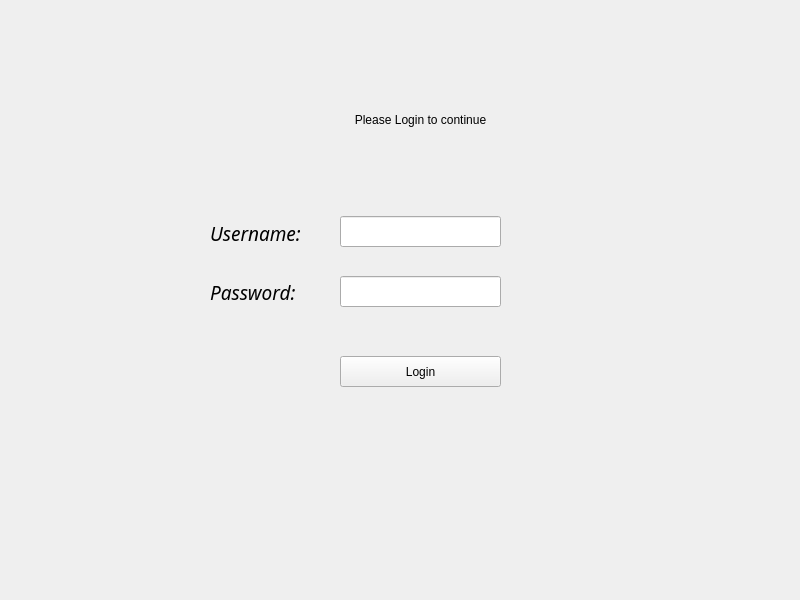
<?xml version="1.0" encoding="UTF-8"?>
<ui version="4.0">
 <class>MainWindow</class>
 <widget class="QMainWindow" name="MainWindow">
  <property name="geometry">
   <rect>
    <x>0</x>
    <y>0</y>
    <width>800</width>
    <height>600</height>
   </rect>
  </property>
  <property name="minimumSize">
   <size>
    <width>800</width>
    <height>600</height>
   </size>
  </property>
  <property name="maximumSize">
   <size>
    <width>800</width>
    <height>600</height>
   </size>
  </property>
  <property name="windowTitle">
   <string>MainWindow</string>
  </property>
  <property name="styleSheet">
   <string notr="true"/>
  </property>
  <widget class="QWidget" name="centralwidget">
   <property name="autoFillBackground">
    <bool>false</bool>
   </property>
   <widget class="QStackedWidget" name="stackedWidget">
    <property name="geometry">
     <rect>
      <x>30</x>
      <y>30</y>
      <width>741</width>
      <height>521</height>
     </rect>
    </property>
    <property name="currentIndex">
     <number>0</number>
    </property>
    <widget class="QWidget" name="Login_page">
     <widget class="QLineEdit" name="password_input">
      <property name="geometry">
       <rect>
        <x>310</x>
        <y>246</y>
        <width>161</width>
        <height>31</height>
       </rect>
      </property>
      <property name="echoMode">
       <enum>QLineEdit::Password</enum>
      </property>
     </widget>
     <widget class="QLabel" name="password_label">
      <property name="geometry">
       <rect>
        <x>180</x>
        <y>252</y>
        <width>101</width>
        <height>21</height>
       </rect>
      </property>
      <property name="font">
       <font>
        <family>Ubuntu Sans</family>
        <pointsize>14</pointsize>
        <italic>true</italic>
       </font>
      </property>
      <property name="text">
       <string>Password:</string>
      </property>
     </widget>
     <widget class="QLabel" name="general_info">
      <property name="geometry">
       <rect>
        <x>270</x>
        <y>80</y>
        <width>241</width>
        <height>19</height>
       </rect>
      </property>
      <property name="text">
       <string>Please Login to continue</string>
      </property>
      <property name="alignment">
       <set>Qt::AlignCenter</set>
      </property>
     </widget>
     <widget class="QLabel" name="username_label">
      <property name="geometry">
       <rect>
        <x>180</x>
        <y>190</y>
        <width>101</width>
        <height>21</height>
       </rect>
      </property>
      <property name="font">
       <font>
        <family>Ubuntu Sans</family>
        <pointsize>14</pointsize>
        <weight>50</weight>
        <italic>true</italic>
        <bold>false</bold>
       </font>
      </property>
      <property name="styleSheet">
       <string notr="true"/>
      </property>
      <property name="text">
       <string>&lt;html&gt;&lt;head/&gt;&lt;body&gt;&lt;p&gt;Username:&lt;/p&gt;&lt;/body&gt;&lt;/html&gt;</string>
      </property>
     </widget>
     <widget class="QPushButton" name="login_button">
      <property name="geometry">
       <rect>
        <x>310</x>
        <y>326</y>
        <width>161</width>
        <height>31</height>
       </rect>
      </property>
      <property name="text">
       <string>Login</string>
      </property>
     </widget>
     <widget class="QLineEdit" name="username_input">
      <property name="geometry">
       <rect>
        <x>310</x>
        <y>186</y>
        <width>161</width>
        <height>31</height>
       </rect>
      </property>
     </widget>
     <widget class="QLabel" name="error_label">
      <property name="geometry">
       <rect>
        <x>160</x>
        <y>410</y>
        <width>451</width>
        <height>20</height>
       </rect>
      </property>
      <property name="text">
       <string/>
      </property>
      <property name="textFormat">
       <enum>Qt::AutoText</enum>
      </property>
      <property name="alignment">
       <set>Qt::AlignCenter</set>
      </property>
     </widget>
    </widget>
    <widget class="QWidget" name="converter_page">
     <widget class="QLabel" name="title_label">
      <property name="geometry">
       <rect>
        <x>280</x>
        <y>50</y>
        <width>171</width>
        <height>19</height>
       </rect>
      </property>
      <property name="font">
       <font>
        <pointsize>15</pointsize>
        <italic>true</italic>
       </font>
      </property>
      <property name="text">
       <string>Currency Converter</string>
      </property>
     </widget>
     <widget class="QComboBox" name="from_currency_box">
      <property name="geometry">
       <rect>
        <x>320</x>
        <y>110</y>
        <width>86</width>
        <height>27</height>
       </rect>
      </property>
     </widget>
     <widget class="QComboBox" name="to_currency_box">
      <property name="geometry">
       <rect>
        <x>320</x>
        <y>170</y>
        <width>86</width>
        <height>27</height>
       </rect>
      </property>
     </widget>
     <widget class="QPushButton" name="convert_button">
      <property name="geometry">
       <rect>
        <x>320</x>
        <y>290</y>
        <width>88</width>
        <height>27</height>
       </rect>
      </property>
      <property name="text">
       <string>Convert</string>
      </property>
     </widget>
     <widget class="QLabel" name="result_label">
      <property name="geometry">
       <rect>
        <x>210</x>
        <y>350</y>
        <width>311</width>
        <height>20</height>
       </rect>
      </property>
      <property name="frameShape">
       <enum>QFrame::StyledPanel</enum>
      </property>
      <property name="text">
       <string/>
      </property>
      <property name="alignment">
       <set>Qt::AlignCenter</set>
      </property>
     </widget>
     <widget class="QLabel" name="from_label">
      <property name="geometry">
       <rect>
        <x>240</x>
        <y>115</y>
        <width>66</width>
        <height>19</height>
       </rect>
      </property>
      <property name="text">
       <string>From:</string>
      </property>
      <property name="alignment">
       <set>Qt::AlignCenter</set>
      </property>
     </widget>
     <widget class="QLabel" name="to_label">
      <property name="geometry">
       <rect>
        <x>240</x>
        <y>174</y>
        <width>66</width>
        <height>19</height>
       </rect>
      </property>
      <property name="text">
       <string>To:</string>
      </property>
      <property name="alignment">
       <set>Qt::AlignCenter</set>
      </property>
     </widget>
     <widget class="QLineEdit" name="currency_input">
      <property name="geometry">
       <rect>
        <x>300</x>
        <y>230</y>
        <width>121</width>
        <height>27</height>
       </rect>
      </property>
     </widget>
     <widget class="QPushButton" name="logout_button">
      <property name="geometry">
       <rect>
        <x>410</x>
        <y>410</y>
        <width>88</width>
        <height>27</height>
       </rect>
      </property>
      <property name="text">
       <string>Logout</string>
      </property>
     </widget>
     <widget class="QPushButton" name="clear_button">
      <property name="geometry">
       <rect>
        <x>230</x>
        <y>410</y>
        <width>88</width>
        <height>27</height>
       </rect>
      </property>
      <property name="text">
       <string>Clear</string>
      </property>
     </widget>
    </widget>
   </widget>
  </widget>
 </widget>
 <resources/>
 <connections/>
</ui>
